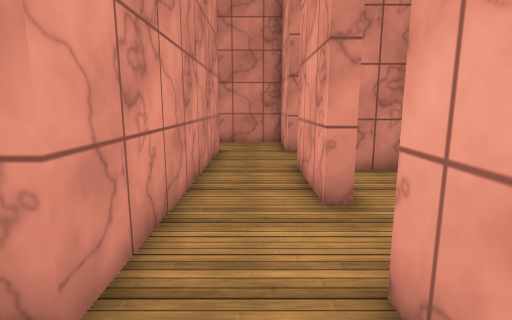
[1] (above)

24 first-person views from a walk through a scene from a Unity 3-D project. The camera is 1.5 m above the floor, tilts 10° down and sees 80° across. The floor is counted in squares, 0.9 m on a side. Each view is taken from the middle of a square. On the plan, view 1 faces up. The plan holds only what a view shows up to about 16 squares ahead; the rest is blank. The place goes on beyond the plan. The player character is not drawn. Some surface patterns are stand-ins.

[2]
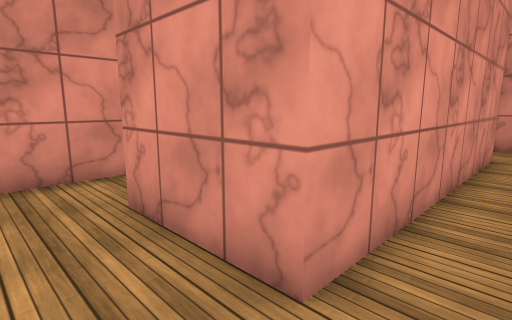

[3]
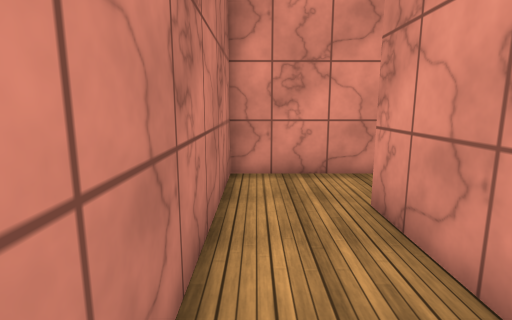

[4]
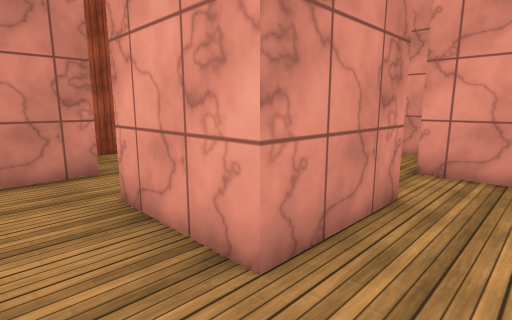

[5]
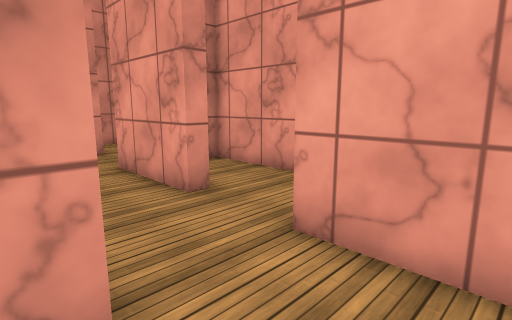

[6]
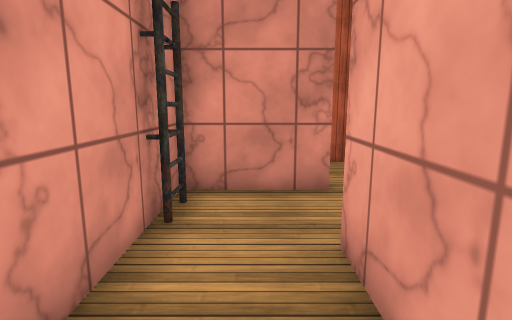

[7]
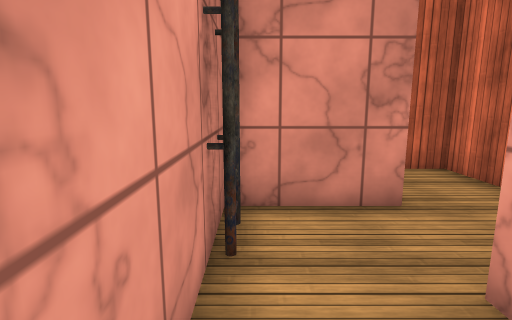

[8]
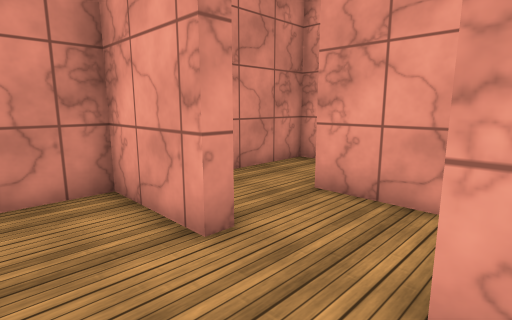

[9]
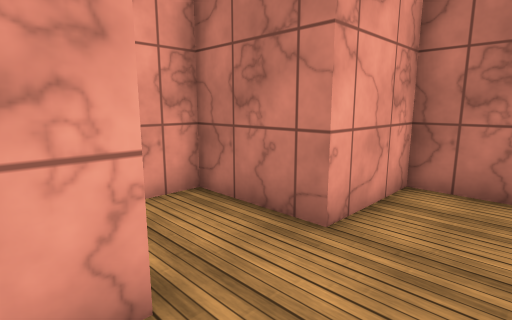

[10]
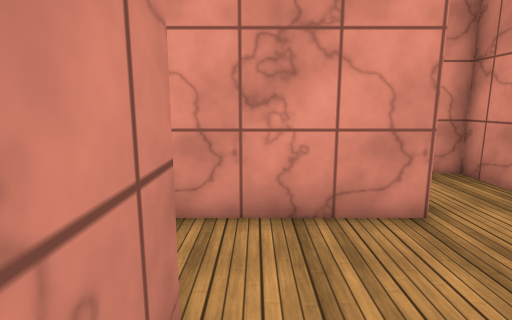

[11]
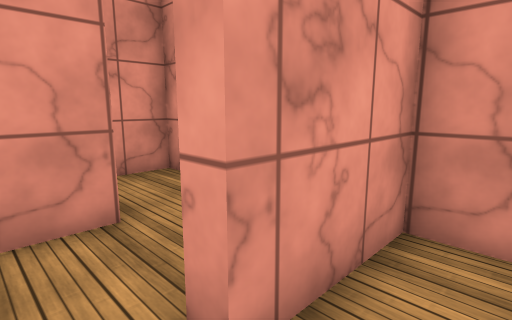

[12]
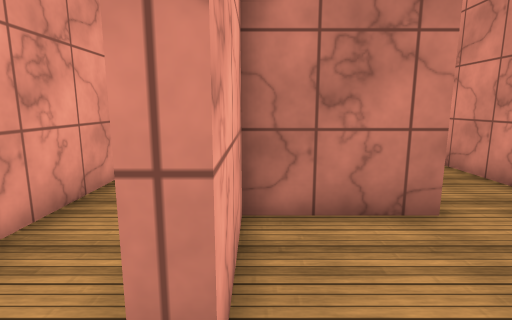

[13]
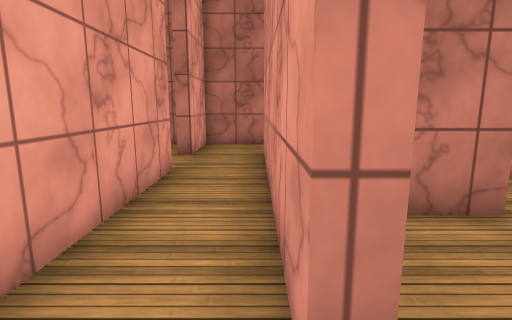

[14]
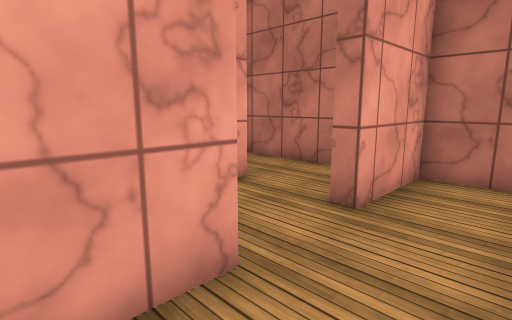

[15]
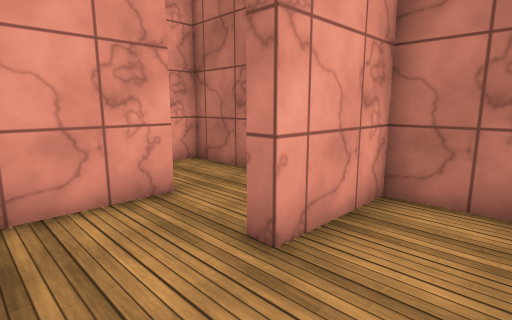

[16]
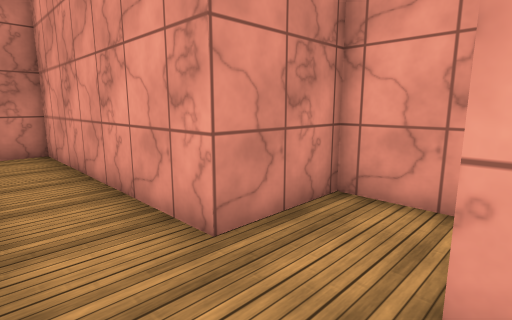

[17]
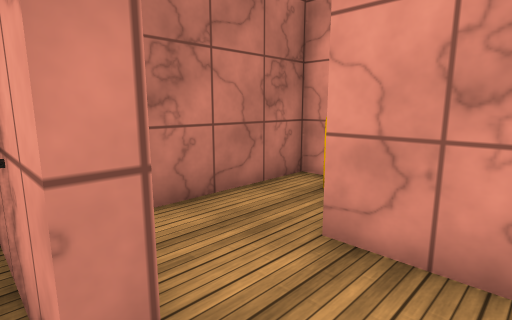

[18]
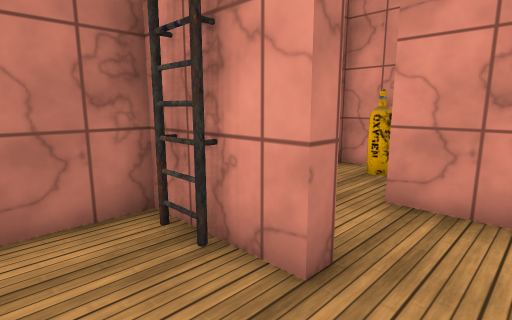

[19]
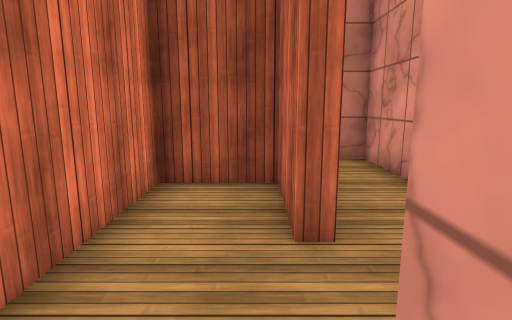

[20]
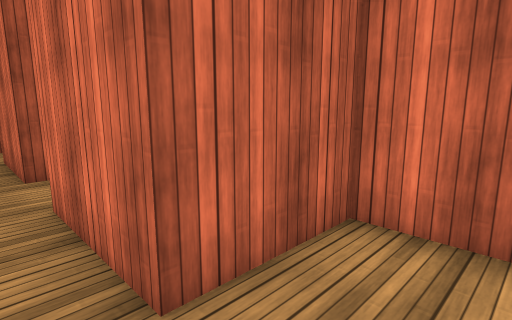

[21]
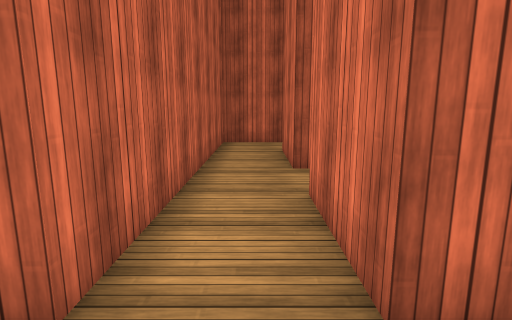

[22]
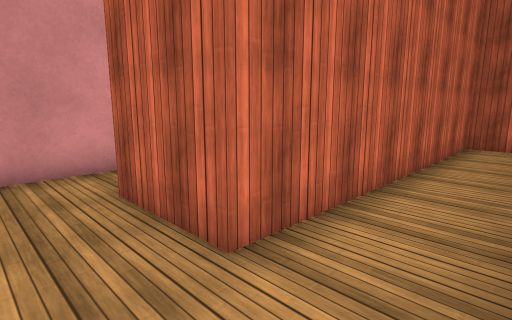

[23]
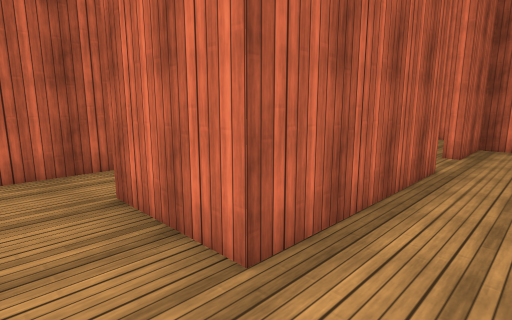

[24]
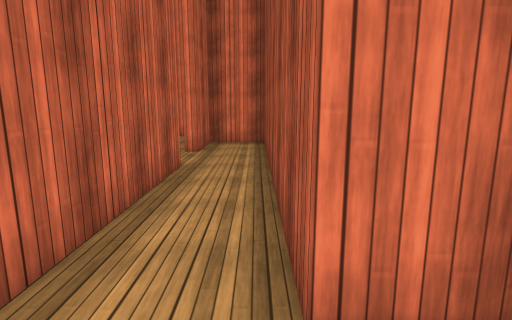

### Floor plan
Points are (right, up) in squares from view 1. A wall is a line through its corners. A room is listed if a view was taken in it or the views show most of it. See-through windows are left out.
Room 1 (views 1, 2, 3, 4, 5, 6, 7)
walls: (-1.4, 2) (-5, 2) (-5, 5.4); (-7.2, 7.1) (-7.2, 6.4); (-5.5, 8) (-7.5, 8) (-7.5, -0.6) (1.2, -0.6) (1.2, 1.4)
ways out: opening at (-0.5, 2) to room 2; opening at (-5, 6.5) to room 6
Room 2 (views 8, 9, 10, 11)
walls: (1.8, 5) (1.2, 5) (1.2, 8.5) (4.2, 8.5) (4.2, 11.5); (-1.4, 11.6) (-1.4, 2); (1.2, 1.4) (1.2, 2.4) (4.2, 2.4) (4.2, 8) (2.6, 8); (3.4, 14.1) (1.7, 14.1) (1.7, 11.1) (1.2, 11.1) (1.2, 14.1) (-4.6, 14.1) (-4.6, 12.7)
ways out: opening at (-0.5, 2) to room 1; opening at (4, 12.5) to room 3
Room 3 (views 12, 13, 14, 15, 16, 17, 18)
walls: (8, 1) (8, 0.1); (10.3, 1.9) (10.3, 5) (7.2, 5) (7.2, 14.1) (3.4, 14.1); (1.7, 0.9) (1.7, -0.6) (7.2, -0.6) (7.2, 2.4) (7.7, 2.4) (7.7, -0.6) (10.4, -0.6); (4.2, 11.5) (4.7, 11.5) (4.7, 1.9)
ways out: opening at (4, 12.5) to room 2; opening at (11, 0.5)
Room 4 (view 19)
walls: (-4.5, 8.4) (-4.5, 8); (-1.9, 9.1) (-1.9, 11.1) (-5, 11.1)
ways out: opening at (-5, 9.5) to room 5; opening at (-3.5, 8) to room 6
Room 5 (views 20, 21, 22, 23, 24)
walls: (1.6, 17.1) (-5, 17.1) (-5, 20.8); (-5, 11.1) (-5, 14.6) (7.2, 14.6) (7.2, 17.1) (4.2, 17.1) (4.2, 17.8); (-4, 23.2) (-7.6, 23.2) (-7.5, 11.1) (-10.8, 11.1); (-13.2, 12) (-13.2, 9.5)
ways out: opening at (-5, 9.5) to room 4
Room 6 (no view inside)
walls: (-5, 5.4) (-4.5, 5.4) (-4.4, 2.4) (-1.8, 2.4) (-1.9, 6.7); (-4.5, 8) (-5.5, 8)
ways out: opening at (-5, 6.5) to room 1; opening at (-3.5, 8) to room 4

Where each view was taken, in squares from view 1:
view 1: 0 up, 0 right, facing up
view 2: 0 up, 0 right, facing up-left
view 3: 0 up, 0 right, facing left
view 4: 0 up, 7 left, facing up-right
view 5: 0 up, 2 left, facing up-right
view 6: 2 up, 6 left, facing up
view 7: 3 up, 7 left, facing up
view 8: 8 up, 1 left, facing up-right
view 9: 6 up, 1 left, facing down-right
view 10: 9 up, 3 right, facing left
view 11: 10 up, 3 right, facing up-left
view 12: 13 up, 4 right, facing down
view 13: 13 up, 5 right, facing down
view 14: 7 up, 5 right, facing down-right
view 15: 5 up, 5 right, facing down-right
view 16: 2 up, 5 right, facing up-right
view 17: 4 up, 8 right, facing down-left
view 18: 4 up, 10 right, facing down-left
view 19: 9 up, 4 left, facing down
view 20: 9 up, 6 left, facing up-right
view 21: 9 up, 6 left, facing up
view 22: 9 up, 5 left, facing up-left
view 23: 15 up, 7 left, facing up-right
view 24: 15 up, 7 left, facing right
